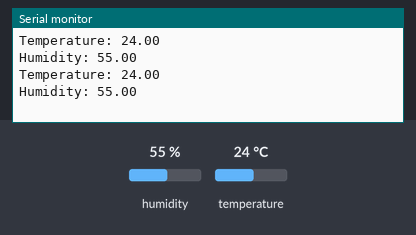
The sketch below on a simulated Arduino Uno, built for the host (arithmetic inside an expression is 32-bit, double 64-bit). Shown: the last lines printed to the serial monitor. Inputs (shaded band) come from the test bench; at power-on: humidity 55 %, temperature 24 °C.

Above: at 1.2 s.
1.3 s: humidity set to 22 %
At 2.3 s:
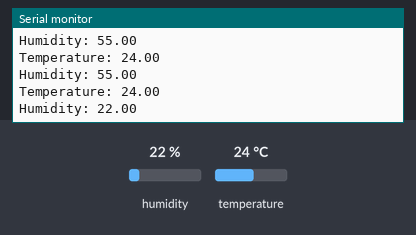
2.8 s: temperature set to 12 °C
At 3.4 s:
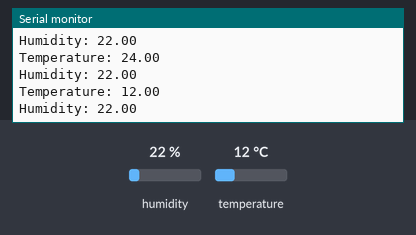
4.3 s: humidity set to 40 %
At 5.2 s:
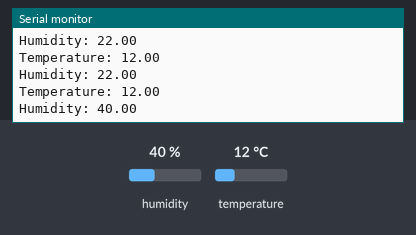
Timing chart, 0 to 7.3 s (numbered marks = the images above; inputs shaded):
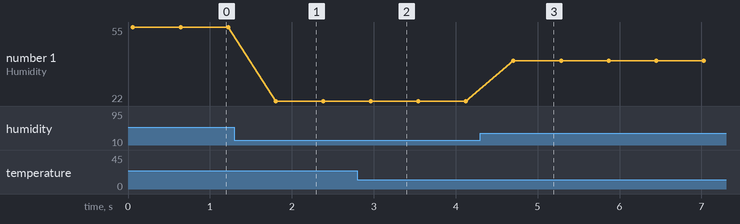

The sketch:

M0388_Arduino.ino
```cpp
#include <AM2320.h>

// Create an instance of sensor
AM2320 sensor;

void setup() {
  // enable serial communication
  Serial.begin(115200);
  // call sensor.begin() to initialize the library
  sensor.begin();
}

void loop() {

  // sensor.measure() returns boolean value
  // - true indicates measurement is completed and success
  // - false indicates that either sensor is not ready or crc validation failed
  //   use getErrorCode() to check for cause of error.
  if (sensor.measure()) {
    Serial.print("Temperature: ");
    Serial.println(sensor.getTemperature());
    Serial.print("Humidity: ");
    Serial.println(sensor.getHumidity());
  }
  else {  // error has occured
    int errorCode = sensor.getErrorCode();
    switch (errorCode) {
      case 1: Serial.println("ERR: Sensor is offline"); break;
      case 2: Serial.println("ERR: CRC validation failed."); break;
    }
  }

  delay(500);
}
```

Measured:
- after the input at 1.3 s, the serial monitor: prints a new line after 0.50 s (image 1)
- after the input at 2.8 s, the serial monitor: prints a new line after 0.14 s (image 2)
- after the input at 4.3 s, the serial monitor: prints a new line after 0.41 s (image 3)
- plotted number 1: 55 → 22 after the input at 1.3 s, 22 → 40 after the input at 4.3 s
